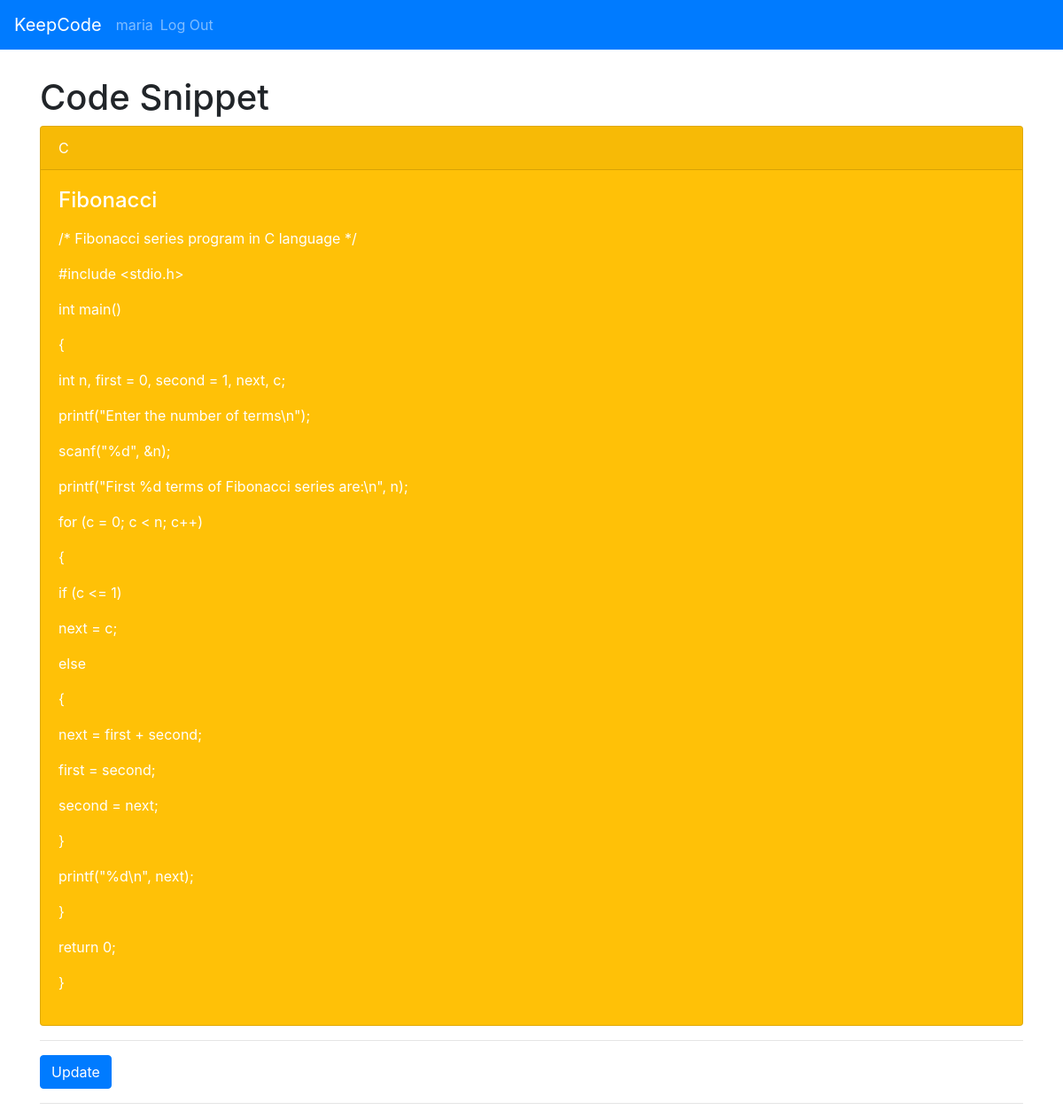
Page /2/view (signed in) on the committed database.
### tables this page shows
CREATE TABLE user (
  id INTEGER PRIMARY KEY AUTOINCREMENT,
  username TEXT UNIQUE NOT NULL,
  password TEXT NOT NULL,
  last_login TIMESTAMP NOT NULL DEFAULT CURRENT_TIMESTAMP
, online BOOLEAN NOT NULL CHECK (online IN (0,1)) DEFAULT 0);

CREATE TABLE post (
  id INTEGER PRIMARY KEY AUTOINCREMENT,
  author_id INTEGER NOT NULL,
  created TIMESTAMP NOT NULL DEFAULT CURRENT_TIMESTAMP,
  last_updated TIMESTAMP NOT NULL DEFAULT CURRENT_TIMESTAMP,
  title TEXT NOT NULL,
  body TEXT NOT NULL,
  programming_language TEXT NOT NULL, being_updated BOOLEAN NOT NULL CHECK (being_updated IN (0,1)) DEFAULT 0,
  FOREIGN KEY (author_id) REFERENCES user (id)
);

### keepcode/board.py (the view)
@bp.route('/<int:id>/view')
@login_required
def view(id):
    post = get_post(id)
    return render_template('board/view.html', post=post)

### keepcode/auth.py (called while the page is built)
@bp.before_app_request
def load_logged_in_user():
    user_id = session.get('user_id')
    if user_id is None:
        g.user = None
    else:
        g.user = get_db().execute(
            'SELECT * FROM user WHERE id = ?', (user_id,)
        ).fetchone()

def login_required(view):
    @functools.wraps(view)
    def wrapped_view(**kwargs):
        if g.user is None:
            return redirect(url_for('auth.login'))
        return view(**kwargs)
    return wrapped_view

### keepcode/board.py (called while the page is built)
def get_post(id, check_author=False):
    post = get_db().execute(
        'SELECT p.id, title, body, created, author_id,'
        ' last_updated, programming_language, username'
        ' FROM post p JOIN user u ON p.author_id = u.id'
        ' WHERE p.id = ?',
        (id,)
    ).fetchone()
    if post is None:
        abort(404, "Post id {0} doesn't exist.".format(id))
    if check_author and post['author_id'] != g.user['id']:
        abort(403)
    return post

### keepcode/db.py (called while the page is built)
def get_db():
    if 'db' not in g:
        g.db = sqlite3.connect(
            current_app.config['DATABASE'],
            detect_types=sqlite3.PARSE_DECLTYPES
        )
        g.db.row_factory = sqlite3.Row
    return g.db

### keepcode/templates/board/view.html
{% extends 'base.html' %}
{% block header %}
  <h1>
    {% block title %}
      Code Snippet
    {% endblock %}
  </h1>
{% endblock %}
{% block content %}
  <div class="card text-white bg-warning mb-9">
    <div class="card-header">{{ post['programming_language'] }}</div>
    <div class="card-body">
      <h4 class="card-title">{{ post['title'] }}</h4>
      <p class="card-text">
        {% for line in post['body'].split('\n') %}
          <p>{{ line }}</p>
        {% endfor %}
      </p>
    </div>
  </div>
  <hr>
  <a class="action" href="{{ url_for('board.update', id=post['id']) }}">
    <button type="button" class="btn btn-primary" value="Update">Update</button>
  </a>
  <hr>
{% endblock %}

### keepcode/templates/base.html (shortened to what this page needs)
<!doctype html>
<link rel="stylesheet" href="{{ url_for('static', filename='bootstrap.css') }}">
<link rel="stylesheet" href="{{ url_for('static', filename='style.css') }}">
<nav class="navbar navbar-expand-lg navbar-dark bg-primary">
  <a class="navbar-brand" href="{{ url_for('board.index') }}">KeepCode</a>
  <div class="collapse navbar-collapse" id="navbarColor01">
    <ul class="navbar-nav mr-auto">
      {% if g.user %}
        <li class="nav-item">
          <span class="navbar-text">{{ g.user['username'] }}</span>
        </li>
        <li class="nav-item">
          <a class="nav-link" href="{{ url_for('auth.logout') }}">Log Out</a>
        </li>
      {% endif %}
    </ul>
  </div>
</nav>
<section class="content">
  <div class="container">
    <header>
      {% block header %}{% endblock %}
    </header>
    {% block content %}{% endblock %}
  </div>
</section>

### keepcode/static/style.css (style rules this page uses)
.container { margin-top:30px; }

### rows in the picture
user: user.username "maria"
post: programming_language "C", title "Fibonacci"

### other values in the picture
{{ line }} "/* Fibonacci series program in C language */" "#include <stdio.h>" "int main()" "{" "int n, first = 0, second = 1, next, c;" "printf(\"Enter the number of terms\\n\");" "scanf(\"%d\", &n);" "printf(\"First %d terms of Fibonacci series are:\\n\", n);" "for (c = 0; c < n; c++)" "{" "if (c <= 1)" "next = c;" "else" "{" "next = first + second;" "first = second;" "second = next;" "}" "printf(\"%d\\n\", next);" "}" "return 0;" "}"
